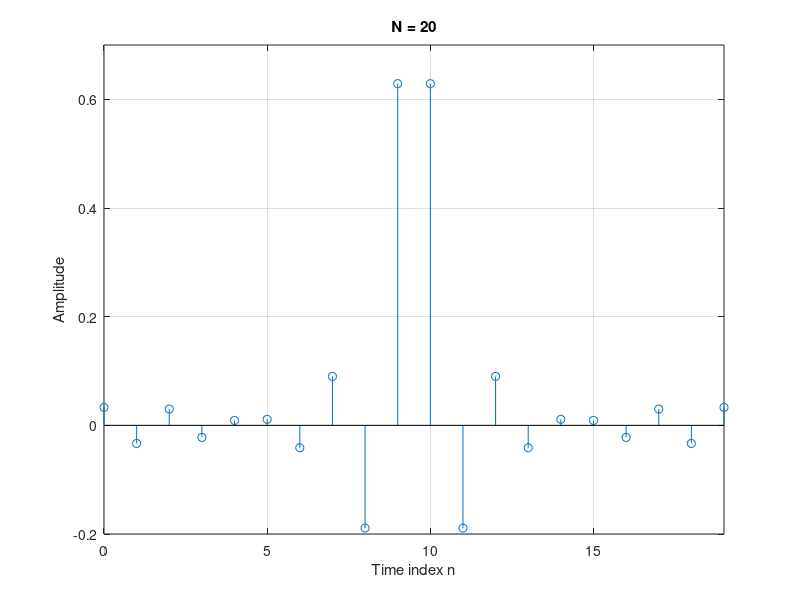

Reproduce this figure in MATLAB.
% Program Q4_8
% Impulse Response of Truncated Ideal Lowpass Filter
clf;
fc = 0.45;
n = [-9.5:1:9.5];
y = 2*fc*sinc(2*fc*n);k = n+9.5;
stem(k,y);title('N = 20');axis([0 19 -0.2 0.7]);
xlabel('Time index n');ylabel('Amplitude');grid;